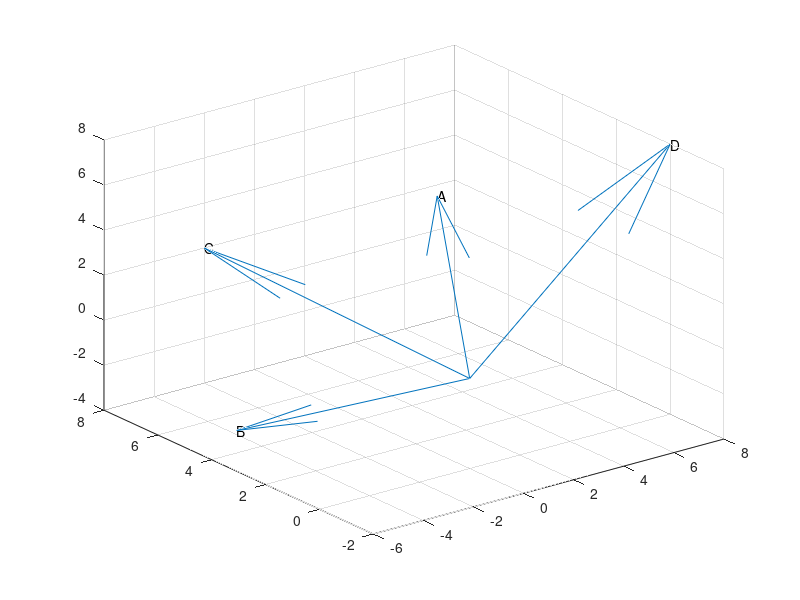

Reproduce this figure in MATLAB.
# Given two vectors A = 3u_x + 4u_y + 5u_z and B = -5u_x + 4u_y - 3u_z, find
# C = A + B and D = A - B. In addition, carefully illustrate these vectors using
# MATLAB.

A = [3 4 5];
B = [-5 4 -3];

C = A + B
D = A - B

zeros = [0;0;0;0];
xs = [A(1); B(1); C(1); D(1)];
ys = [A(2); B(2); C(2); D(2)];
zs = [A(3); B(3); C(3); D(3)];

quiver3(zeros,zeros,zeros,xs,ys,zs,0);
text(xs,ys,zs,['A';'B';'C';'D']);
